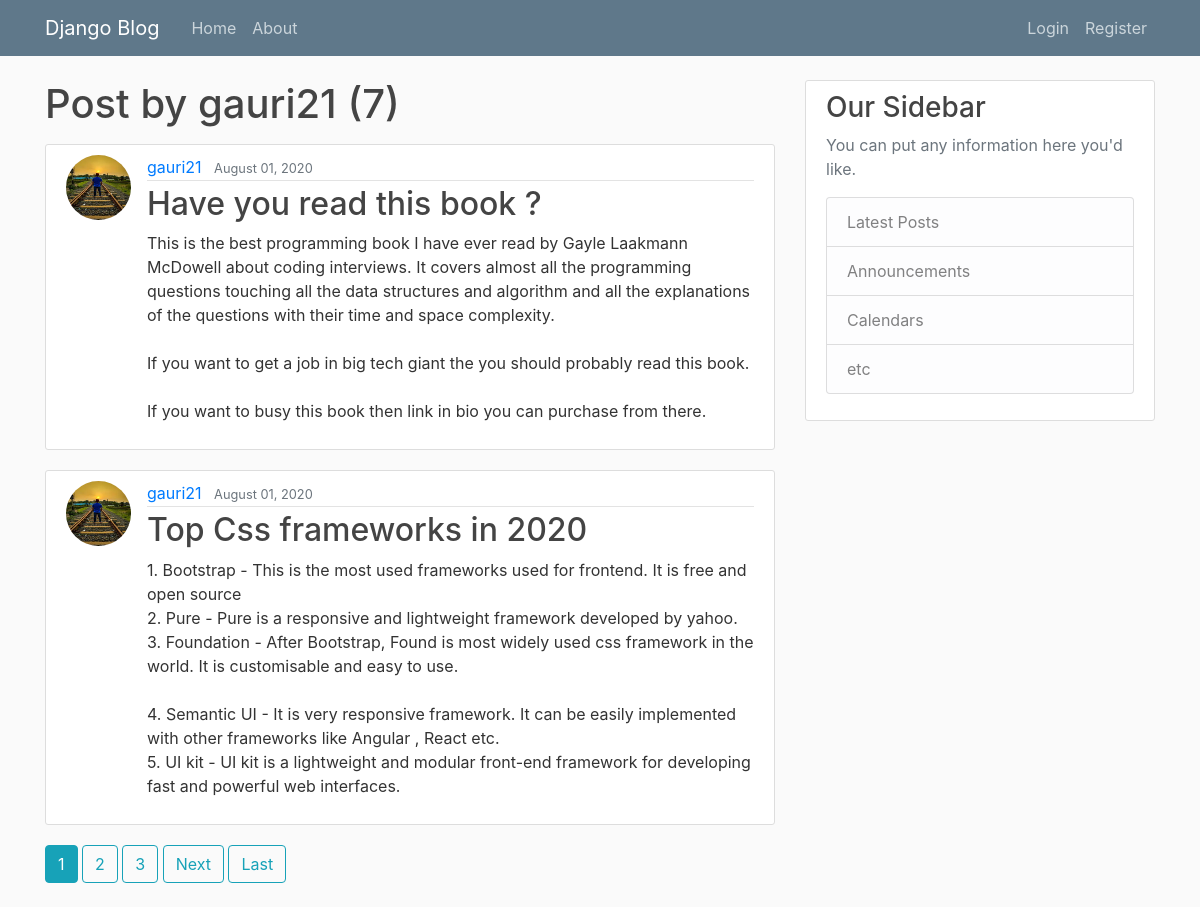
The app's page /user/gauri21 with its own data.
### blog/models.py (models this page shows, shortened)
class Post(models.Model):
    title = models.CharField(max_length=100)
    content = models.TextField()
    date_posted = models.DateTimeField(default=timezone.now)
    author = models.ForeignKey(User, on_delete=models.CASCADE)

### users/models.py (models this page shows, shortened)
class Profile(models.Model):
    user  = models.OneToOneField(User, on_delete=models.CASCADE)
    image = models.ImageField(default='default.jpg', upload_to='profile_pics')

### blog/views.py (the view)
# urls.py: path('user/<str:username>', UserPostListView.as_view(), name='user-post'),
class UserPostListView(ListView):
    model = Post
    template_name = 'blog/user_posts.html'
    context_object_name = 'posts'
    ordering = ['-date_posted']
    paginate_by = 2
    def get_queryset(self):
        user = get_object_or_404(User, username=self.kwargs.get('username'))
        return Post.objects.filter(author=user).order_by('-date_posted')

### blog/templates/blog/user_posts.html (shortened to what this page needs)
{% extends "blog/base.html" %}
{% block content %}
<h1 class="mb-3"> Post by {{ view.kwargs.username }} ({{ page_obj.paginator.count }})</h1>
{% for post in posts %}
<article class="media content-section">
  <img class="rounded-circle article-img" src="{{post.author.profile.image.url}}">
  <div class="media-body">
    <div class="article-metadata">
      <a class="mr-2" href="{% url 'user-post' post.author.username %}">{{ post.author }}</a>
      <small class="text-muted">{{ post.date_posted| date:"F d, Y" }}</small>
    </div>
    <h2><a class="article-title" href="{% url 'post-detail' post.id%}">{{ post.title }}</a></h2>
    <p class="article-content">{{ post.content }}</p>
  </div>
</article>
{% endfor %}
    {% if is_paginated %}
      {% for num in page_obj.paginator.page_range %}
       {% if page_obj.number == num %}
        <a class="btn btn-info mb-4" href="?page={{ num }}"> {{ num }} </a>
       {% elif num > page_obj.number|add:'-3' and num < page_obj.number|add:'3' %}
       <a class="btn btn-outline-info mb-4" href="?page={{ num }}"> {{ num }} </a>
       {% endif %}
      {% endfor %}
      {% if page_obj.has_next %}
        <a class="btn btn-outline-info mb-4" href="?page={{ page_obj.next_page_number }}">Next</a>
        <a class="btn btn-outline-info mb-4" href="?page={{ page_obj.paginator.num_pages }}">Last</a>
      {% endif %}
    {% endif %}
{% endblock content%}

### blog/static/blog/main.css (style rules this page uses)
body { background: #fafafa; color: #333333; margin-top: 5rem; }
h1, h2, h3, h4, h5, h6 { color: #444444; }
.content-section { background: #ffffff; padding: 10px 20px; border: 1px solid #dddddd; border-radius: 3px; margin-bottom: 20px; }
.article-title { color: #444444; }
.article-content { white-space: pre-line; }
.article-img { height: 65px; width: 65px; margin-right: 16px; }
.article-metadata { padding-bottom: 1px; margin-bottom: 4px; border-bottom: 1px solid #e3e3e3 }

### records on screen
Post: author.profile.image (picture), author "gauri21", date_posted "August 01, 2020", title "Have you read this book ?", content "This is the best programming book I have ever read by Gayle Laakmann McDowell about coding interviews. It covers almost all the programming questions touching all the data structures and algorithm and all the explanations of the questions with their time and space complexity. If you want to get a job in big tech giant the you should probably read this book. If you want to busy this book then link in bio you can purchase from there."
Post: author.profile.image (picture), author "gauri21", date_posted "August 01, 2020", title "Top Css frameworks in 2020", content "1. Bootstrap - This is the most used frameworks used for frontend. It is free and open source 2. Pure - Pure is a responsive and lightweight framework developed by yahoo. 3. Foundation - After Bootstrap, Found is most widely used css framework in the world. It is customisable and easy to use. 4. Semantic UI - It is very responsive framework. It can be easily implemented with other frameworks like Angular , React etc. 5. UI kit - UI kit is a lightweight and modular front-end framework for developing fast and powerful web interfaces."

### other values on screen
{{ view.kwargs.username }} "gauri21"
{{ page_obj.paginator.count }} "7"
{{ num }} "1"
{{ num }} "2" "3"
